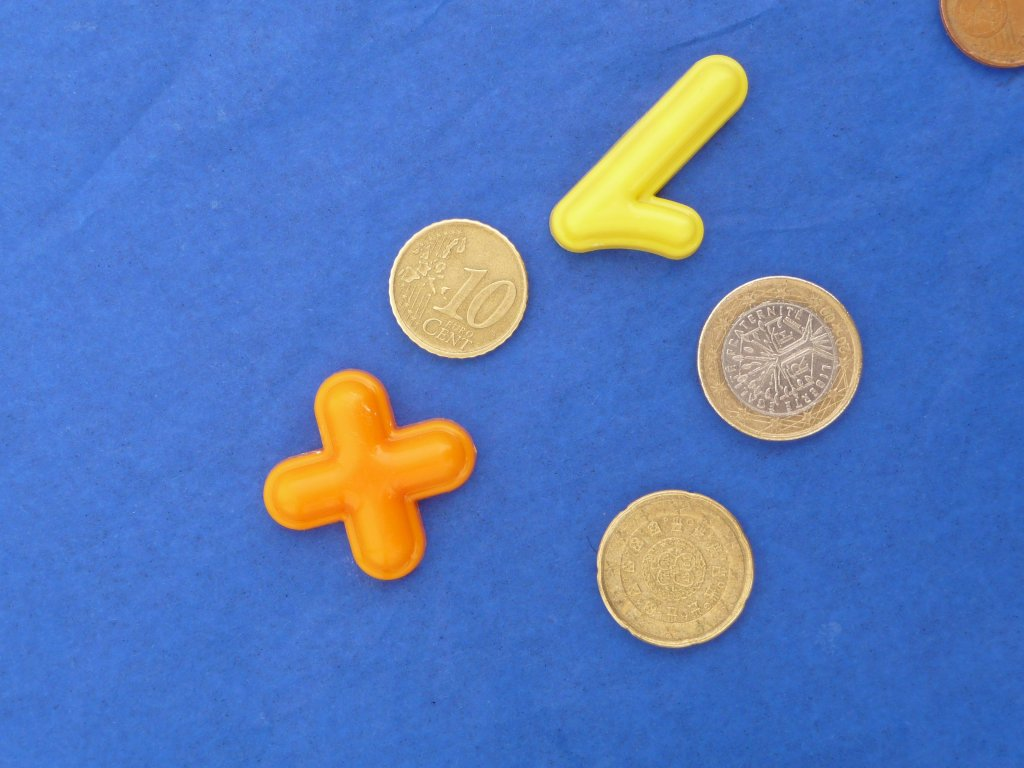
%> input picture Moedas3.jpg, 1024 x 768 px
$ octave project_moedas.m   (GNU Octave 9; MATLAB toolbox functions it lacks are replaced by stand-ins)
%> lines starting %> are read from the running program, lines starting %| are printed output that depends on the picture; in (x1, y1, x2, y2) boxes, pixels count from 0 and x2, y2 are one past the last pixel; in counts of white or black regions, pixels touching at a corner belong together; the program's own positions count from 1
%close everything and clear
close all, clear all;

%file to proces
fileToRead= 'Moedas3.jpg';


%read image to var
orig = imread(fileToRead);
%> orig is the input picture: size 768x1024x3 uint8; mean R, G, B 87.3, 121.3, 186.2

%get the RGB components
red = orig(:,:,1); % Red channel
green = orig(:,:,2); % Green channel
blue = orig(:,:,3); % Blue channel
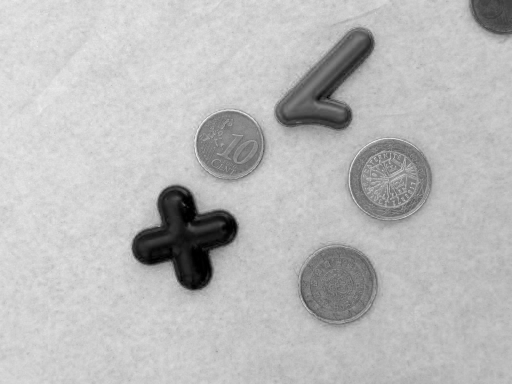
%> blue: size 768x1024 uint8 (shown at 1/2 size); min 0, max 255, mean 186.2


                                 %num of rows     %num of columns
%create array of zeros in matrix size(orig, 1) x  size(orig, 2)
a = zeros(size(orig, 1), size(orig, 2));


%concatenate arrays of one channel color RGB
just_red = cat(3, red, a, a);
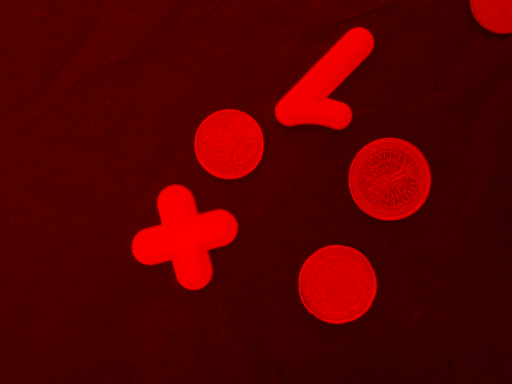
%> just_red: size 768x1024x3 uint8 (shown at 1/2 size); mean R, G, B 87.3, 0, 0
%just_green = cat(3, a, green, a);
%just_blue = cat(3, a, a, blue);

%concatenate arrays of color RGB (all) to get the original image
%back_to_original_img = cat(3, red, green, blue);
%figure, imshow(just_red), title('Red channel')

money = 0.0;


%variable used to see if its a circle
%Area/Perimeter should be equals to R/2, so i'll use A/P = BBox.width/4
%(diameter/2)/2
arpe = 0.0;
bbw = 0.0;


%var to order by
orderBy = 'Area';
%orderBy = 'Perimeter';

%transform the image from rgb to grayscale, the red image
gray = rgb2gray(just_red);
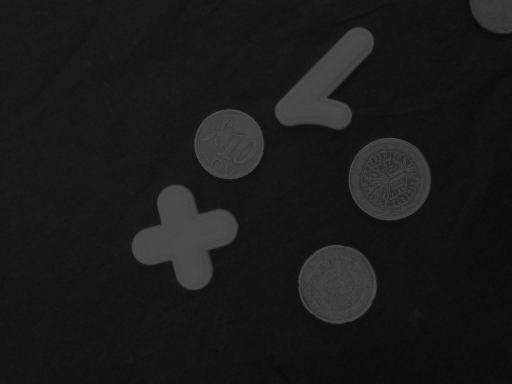
%> gray: size 768x1024 uint8 (shown at 1/2 size); min 5, max 76, mean 26.1
[row,col] = size(gray);

%computes global treshold, level then greater then to get an array with 1(greater) or zeros not greater- binary image
%maybe we could use  imbinarize  to generate binary image after graythresh
BW = gray > (graythresh(gray)*255);
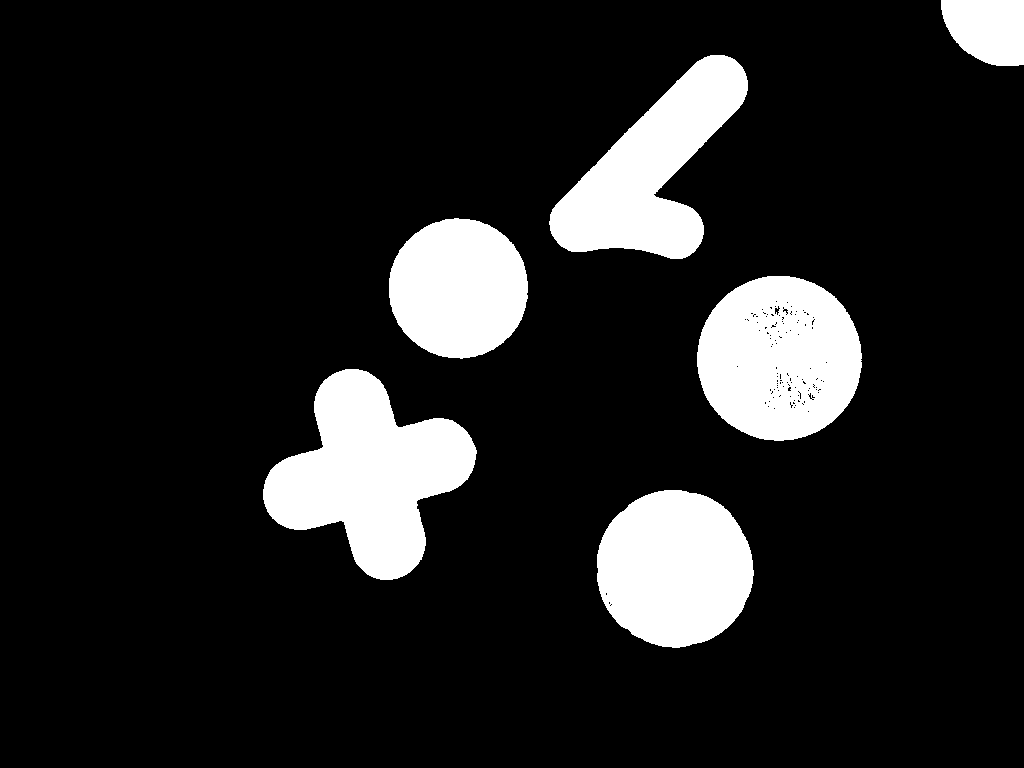
%> BW: size 768x1024 logical; 13.2% white; 6 white regions, box (x1, y1, x2, y2) and area: (263, 369, 477, 580) 24568, (697, 276, 862, 441) 21110, (597, 490, 754, 648) 19367, (549, 55, 748, 259) 19211, (389, 218, 528, 359) 15356, (941, 0, 1024, 66) 4546
%moedas3 - BW = gray > 139;


%mask for erosion or dilation
se1 = strel('disk', 1); %moedas4 works well with size 8
se2 = strel('disk', 6); %moedas4 works well with size 4


%perform erosion with a disk mask on image BW
BW = imerode(BW, se1);
%> BW: size 768x1024 logical; 12.8% white; 8 white regions (2 under 20 px), largest, box (x1, y1, x2, y2) and area: (264, 370, 476, 579) 23893, (698, 277, 861, 440) 19984, (598, 491, 753, 647) 18901, (550, 56, 747, 258) 18624, (390, 219, 527, 358) 14958, (942, 0, 1024, 65) 4435
%perform dilation with a disk mask on image BW
BW = imdilate(BW, se2);
%> BW: size 768x1024 logical; 15% white; 6 white regions


%fills any holes in the regions
% I suggest we use this, but I commented it because the teacher might not
% like it
%BW = imfill(BW, 'holes');


%objects of image - contains labels for the 8-connected objects found in BW.
[lb num] = bwlabel(BW);
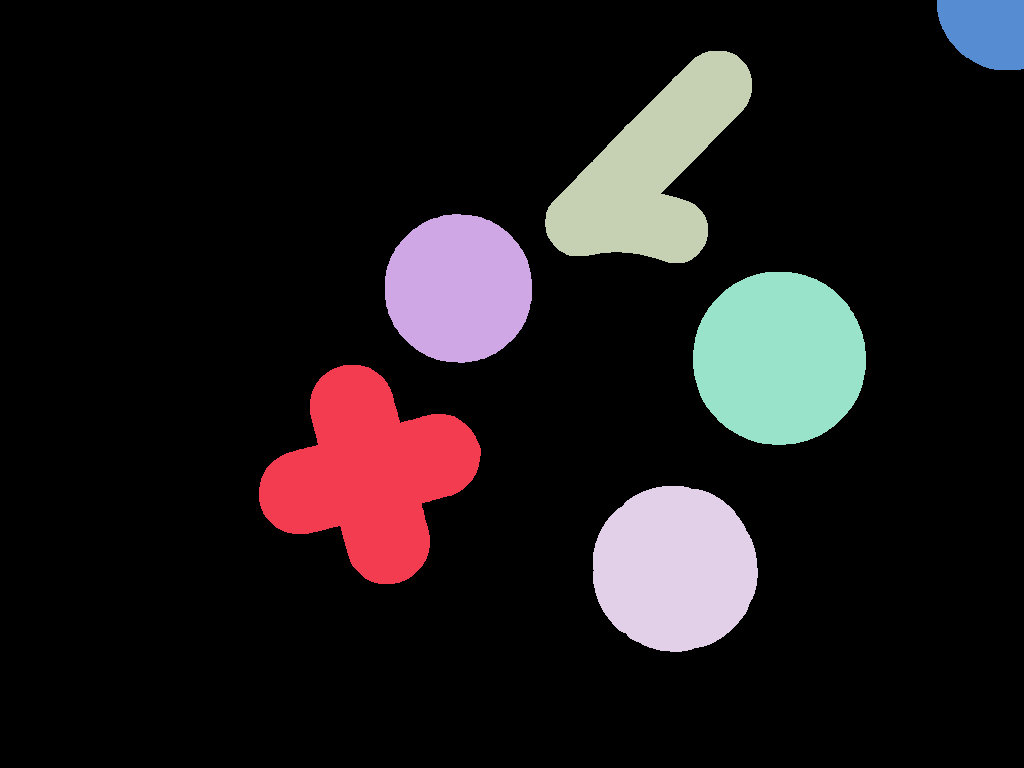
%> lb: size 768x1024 double; 7 distinct labels, from 0 to 6; one colour per label, 0 black
%> num = 6


%get the centroid, perimeter and area information of each object
stats = regionprops(lb, 'Centroid', 'Perimeter', 'Area', 'BoundingBox');
%> stats = 6 regions; largest, box (x1, y1, x2, y2), Area, Centroid and Perimeter: (259, 365, 481, 584) 27806 [370.1 474.8] 754.7, (693, 272, 866, 445) 23679 [779.9 358.9] 543.2, (545, 51, 752, 263) 22240 [653.1 170.3] 713.8, (593, 486, 758, 652) 21587 [675.3 569.3] 520.4

%count the row size of stats
objectCount = size(stats,1);
%> objectCount = 6


% [19 lines of commented-out code are left out]
T = struct2table(stats);
%> T has the same summary as stats
T.ObjectNumber = zeros(objectCount, 1);
T.ObjectNumber(:) = 1:objectCount;

%transform table in figure
colnames= {'Area', 'Centroid x','Centroid y', 'BoundingBox x', 'BoundingBox y', 'BoundingBox width', 'BoundingBox height', 'Perimeter', 'Object Number'};
%> (the run ends here)

$ run again, with Moedas1.jpg copied over Moedas3.jpg
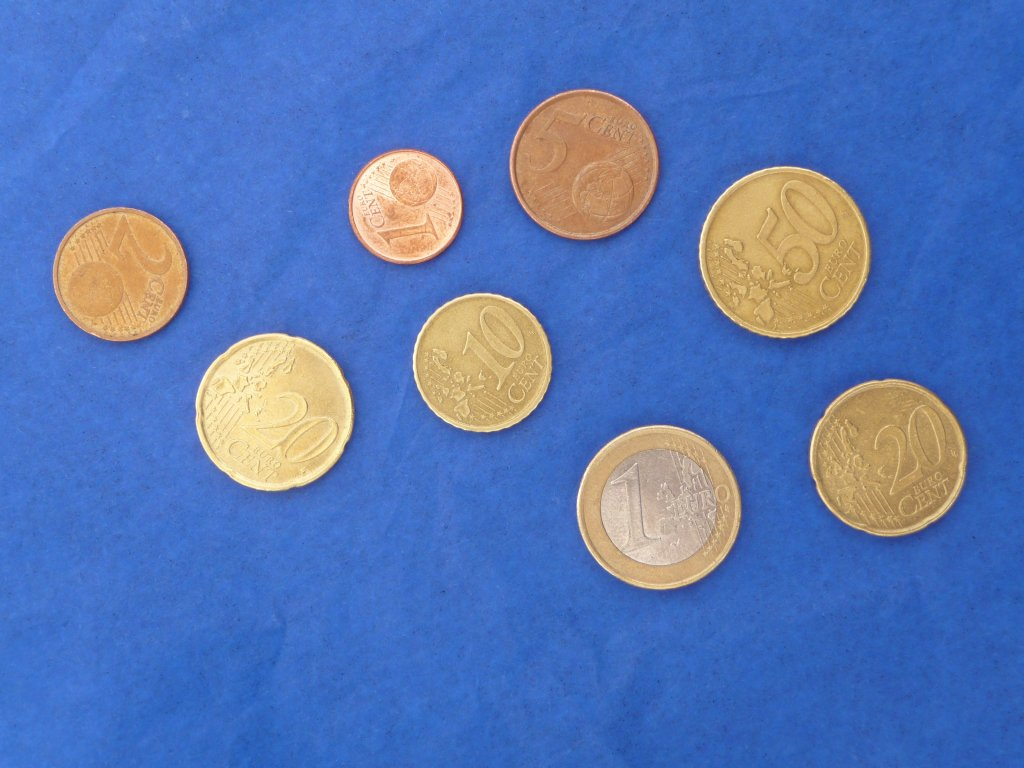
%> input picture Moedas1.jpg, 1024 x 768 px
%> orig is the input picture: size 768x1024x3 uint8; mean R, G, B 87.8, 118.8, 181
%> `BW = gray > (graythresh(gray)*255);`:
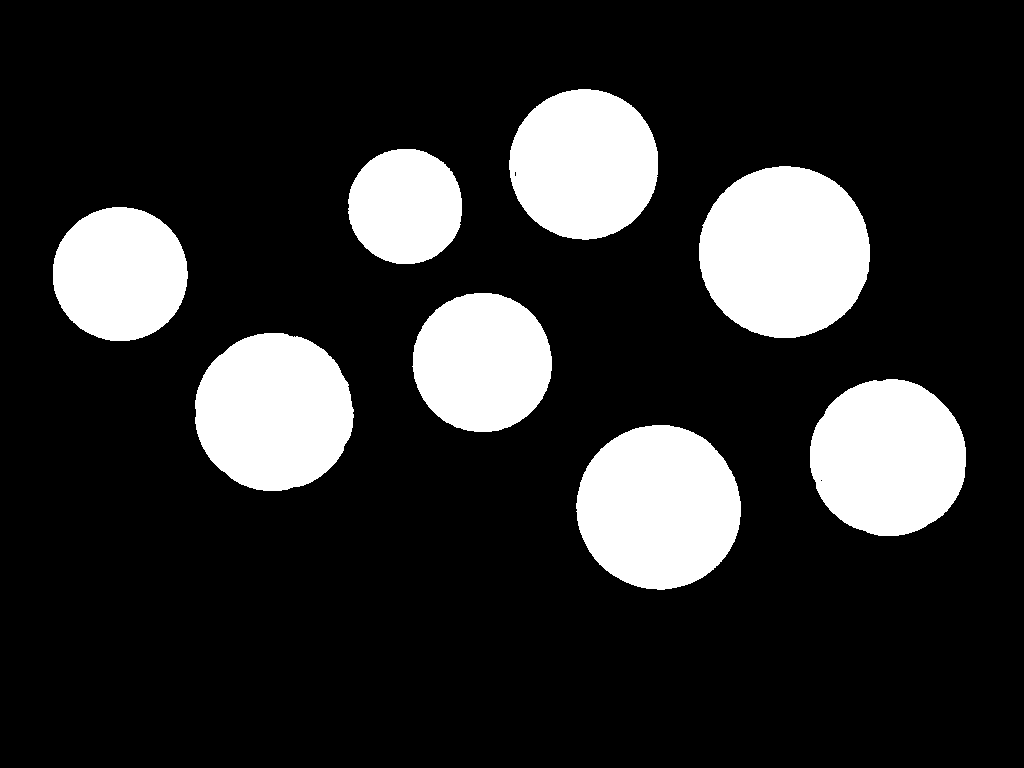
%> BW: size 768x1024 logical; 17.9% white; 8 white regions, largest, box (x1, y1, x2, y2) and area: (699, 166, 870, 338) 23154, (576, 425, 741, 590) 21214, (195, 333, 354, 491) 19692
%> `[lb num] = bwlabel(BW);`:
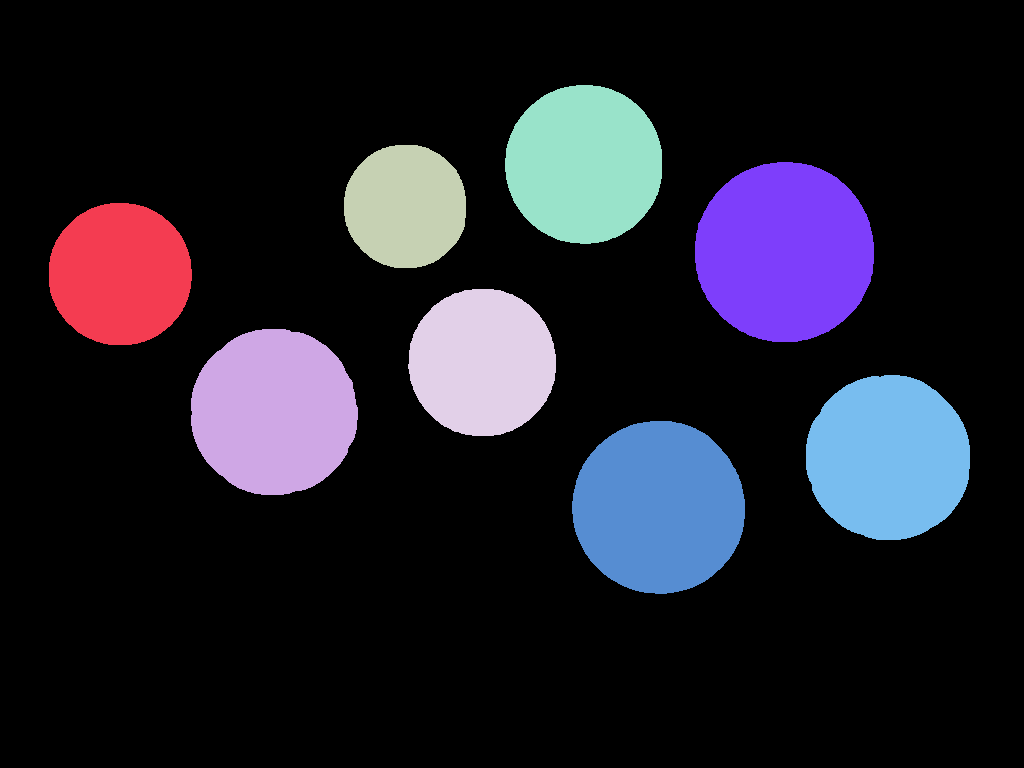
%> lb: size 768x1024 double; 9 distinct labels, from 0 to 8; one colour per label, 0 black
%> num = 8
%> stats = 8 regions; largest, box (x1, y1, x2, y2), Area, Centroid and Perimeter: (695, 162, 874, 342) 25557 [785.2 252.7] 564.5, (572, 421, 745, 594) 23518 [659.3 508] 541.6, (191, 329, 358, 495) 21924 [274.6 412.6] 524, (806, 375, 970, 540) 21481 [888.7 458.2] 518.3
%> objectCount = 8
%> T has the same summary as stats
